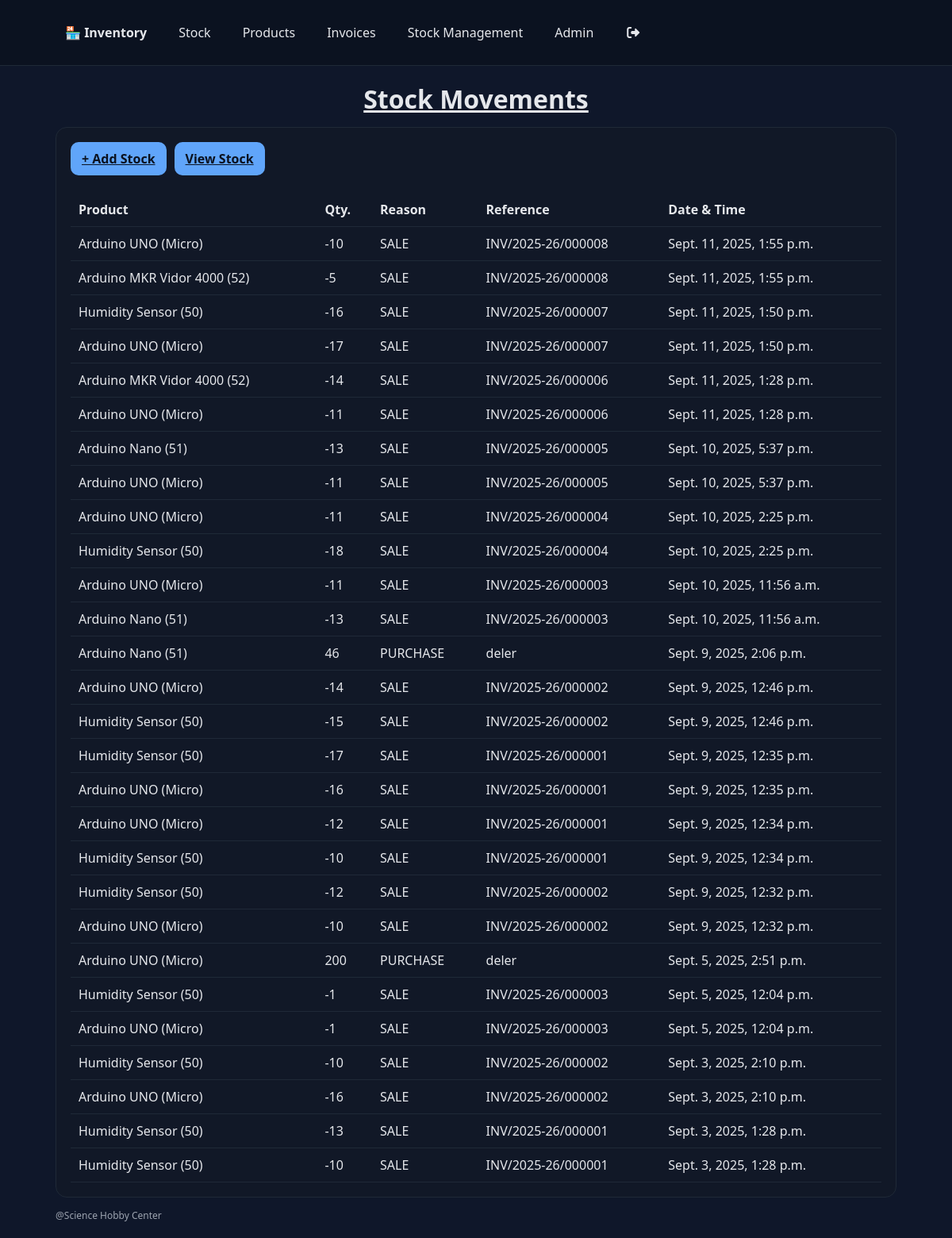
/stockmanage/, run on the app's committed database.
### inventory/models.py (models this page shows, shortened)
class StockMovement(models.Model):
    REASONS=[('OPENING','Opening Balance'),('PURCHASE','Purchase In'),('SALE','Sale Out'),('RETURN','Sales Return In'),('ADJUST','Adjustment')]
    product=models.ForeignKey(Product,on_delete=models.CASCADE)
    datetime=models.DateTimeField(auto_now_add=True)
    qty=models.IntegerField(help_text='+ for in, - for out')
    reason=models.CharField(max_length=10, choices=REASONS)
    reference=models.CharField(max_length=100, blank=True, help_text='Invoice or note no.')
    class Meta: ordering=['-datetime']

### catalog/models.py (models this page shows)
class Product(models.Model):
    category=models.ForeignKey(Category,on_delete=models.SET_NULL,null=True,blank=True)
    name=models.CharField(max_length=200)
    sku=models.CharField(max_length=100, unique=True)
    barcode=models.CharField(max_length=100, blank=True, null=True)
    hsn=models.CharField(max_length=10, blank=True, help_text='HSN code')
    gst_rate=models.DecimalField(max_digits=5, decimal_places=2, default=18.00)
    mrp=models.DecimalField(max_digits=10, decimal_places=2, default=0)
    selling_price=models.DecimalField(max_digits=10, decimal_places=2, default=0)
    purchase_price=models.DecimalField(max_digits=10, decimal_places=2, default=0)
    is_active=models.BooleanField(default=True)
    def __str__(self):
        return f"{self.name} ({self.sku})"

### inventory/views.py (the view)
# urls.py: path('stockmanage/',views.stockmanage,name='stockmanage'),
def stockmanage(req):
    stock = StockMovement.objects.all()
    return render(req, 'stock/stockmanage.html', {'stock': stock})

### templates/stock/stockmanage.html (shortened to what this page needs)
{% extends 'base.html' %}
{% block content %}
<h1>
    <center>
       <u> Stock Movements</u>
    </center>
</h1>
<div class="card">
    <div class="actions">
    <a href="{% url 'inventory:add_stock' %}" class="btn">+ Add Stock</a>
    <a class="btn" href="{% url 'inventory:view_stock' %}">View Stock</a>
  </div><br>
    <table>
        <tr>
            <th>Product</th>
            <th>Qty.</th>
            <th>Reason</th>
            <th>Reference</th>
            <th>Date & Time</th>
        </tr>
       <tbody>
             {% for s in stock %}
        <tr>
            <td>{{s.product}}</td>
            <td>{{s.qty}}</td>
            <td>{{s.reason}}</td>
            <td>{{s.reference}}</td>
            <td>{{s.datetime}}</td>
        </tr>
            {% endfor %}
        </tbody>
    </table>
</div>
{% endblock %}

### templates/base.html (shortened to what this page needs)
{% load static %}
<!DOCTYPE html>
<html lang="en">
<head>
  <link rel="stylesheet" href="https://cdnjs.cloudflare.com/ajax/libs/font-awesome/7.0.0/css/all.min.css"
 />
    <link rel="stylesheet" href="{% static 'stle.css' %}">
</head>
<body>
  <div class="nav">
    <div class="container">
      <a href="{% url 'frontend:dashboard' %}"><strong>🏪 Inventory</strong></a>
      <a href="{% url 'inventory:view_stock' %}">Stock</a>
      <a href="{% url 'catalog:product_list' %}">Products</a>
      <a href="{% url 'sales:invoice_list' %}">Invoices</a>
      <a href="{% url 'inventory:stockmanage' %}">Stock Management</a>
      <a href="/admin/">Admin</a>
      <a href="/logout/"><i class="fa-solid fa-right-from-bracket"></i></a>
    </div>
  </div>
  <div class="container">{% block content %}{% endblock %}<div class="footer">@Science Hobby Center</div>
  </div>
</body>
</html>

### static/stle.css (style rules this page uses)
:root { --bg: #0f172a; --panel: #111827; --muted: #374151; --text: #e5e7eb; --accent: #60a5fa; }
* { box-sizing: border-box }
body { margin: 0; background: var(--bg); color: var(--text); font-family: system-ui, -apple-system, Segoe UI, Roboto, Ubuntu, "Helvetica Neue", Arial }
.container { max-width: 1100px; margin: 0 auto; padding: 20px }
.nav { background: #0b1220; border-bottom: 1px solid #1f2937 }
.nav .container { display: flex; gap: 16px; align-items: center }
.nav a { color: var(--text); text-decoration: none; padding: 10px 12px; border-radius: 8px }
.card { background: var(--panel); border: 1px solid #1f2937; border-radius: 14px; padding: 18px; margin: 14px 0 }
h1, h2, h3 { margin: 0 0 12px }
button, .btn { background: var(--accent); border: none; color: #0b1220; padding: 10px 14px; border-radius: 10px; cursor: pointer; font-weight: 600 }
table { width: 100%; border-collapse: collapse }
th, td { border-bottom: 1px solid #1f2937; padding: 10px; text-align: left }
.actions { display: flex; gap: 10px; flex-wrap: wrap }
.footer { color: #9ca3af; font-size: 12px; margin-top: 10px }

### data on the page
StockMovement: product "Arduino UNO (Micro)", qty "-10", reason "SALE", reference "INV/2025-26/000008", datetime "Sept. 11, 2025, 1:55 p.m."
StockMovement: product "Arduino MKR Vidor 4000 (52)", qty "-5", reason "SALE", reference "INV/2025-26/000008", datetime "Sept. 11, 2025, 1:55 p.m."
StockMovement: product "Humidity Sensor (50)", qty "-16", reason "SALE", reference "INV/2025-26/000007", datetime "Sept. 11, 2025, 1:50 p.m."
StockMovement: product "Arduino UNO (Micro)", qty "-17", reason "SALE", reference "INV/2025-26/000007", datetime "Sept. 11, 2025, 1:50 p.m."
StockMovement: product "Arduino MKR Vidor 4000 (52)", qty "-14", reason "SALE", reference "INV/2025-26/000006", datetime "Sept. 11, 2025, 1:28 p.m."
StockMovement: product "Arduino UNO (Micro)", qty "-11", reason "SALE", reference "INV/2025-26/000006", datetime "Sept. 11, 2025, 1:28 p.m."
StockMovement: product "Arduino Nano (51)", qty "-13", reason "SALE", reference "INV/2025-26/000005", datetime "Sept. 10, 2025, 5:37 p.m."
StockMovement: product "Arduino UNO (Micro)", qty "-11", reason "SALE", reference "INV/2025-26/000005", datetime "Sept. 10, 2025, 5:37 p.m."
StockMovement: product "Arduino UNO (Micro)", qty "-11", reason "SALE", reference "INV/2025-26/000004", datetime "Sept. 10, 2025, 2:25 p.m."
StockMovement: product "Humidity Sensor (50)", qty "-18", reason "SALE", reference "INV/2025-26/000004", datetime "Sept. 10, 2025, 2:25 p.m."
StockMovement: product "Arduino UNO (Micro)", qty "-11", reason "SALE", reference "INV/2025-26/000003", datetime "Sept. 10, 2025, 11:56 a.m."
StockMovement: product "Arduino Nano (51)", qty "-13", reason "SALE", reference "INV/2025-26/000003", datetime "Sept. 10, 2025, 11:56 a.m."
StockMovement: product "Arduino Nano (51)", qty "46", reason "PURCHASE", reference "deler", datetime "Sept. 9, 2025, 2:06 p.m."
StockMovement: product "Arduino UNO (Micro)", qty "-14", reason "SALE", reference "INV/2025-26/000002", datetime "Sept. 9, 2025, 12:46 p.m."
StockMovement: product "Humidity Sensor (50)", qty "-15", reason "SALE", reference "INV/2025-26/000002", datetime "Sept. 9, 2025, 12:46 p.m."
StockMovement: product "Humidity Sensor (50)", qty "-17", reason "SALE", reference "INV/2025-26/000001", datetime "Sept. 9, 2025, 12:35 p.m."
StockMovement: product "Arduino UNO (Micro)", qty "-16", reason "SALE", reference "INV/2025-26/000001", datetime "Sept. 9, 2025, 12:35 p.m."
StockMovement: product "Arduino UNO (Micro)", qty "-12", reason "SALE", reference "INV/2025-26/000001", datetime "Sept. 9, 2025, 12:34 p.m."
StockMovement: product "Humidity Sensor (50)", qty "-10", reason "SALE", reference "INV/2025-26/000001", datetime "Sept. 9, 2025, 12:34 p.m."
StockMovement: product "Humidity Sensor (50)", qty "-12", reason "SALE", reference "INV/2025-26/000002", datetime "Sept. 9, 2025, 12:32 p.m."
StockMovement: product "Arduino UNO (Micro)", qty "-10", reason "SALE", reference "INV/2025-26/000002", datetime "Sept. 9, 2025, 12:32 p.m."
StockMovement: product "Arduino UNO (Micro)", qty "200", reason "PURCHASE", reference "deler", datetime "Sept. 5, 2025, 2:51 p.m."
StockMovement: product "Humidity Sensor (50)", qty "-1", reason "SALE", reference "INV/2025-26/000003", datetime "Sept. 5, 2025, 12:04 p.m."
StockMovement: product "Arduino UNO (Micro)", qty "-1", reason "SALE", reference "INV/2025-26/000003", datetime "Sept. 5, 2025, 12:04 p.m."
StockMovement: product "Humidity Sensor (50)", qty "-10", reason "SALE", reference "INV/2025-26/000002", datetime "Sept. 3, 2025, 2:10 p.m."
StockMovement: product "Arduino UNO (Micro)", qty "-16", reason "SALE", reference "INV/2025-26/000002", datetime "Sept. 3, 2025, 2:10 p.m."
StockMovement: product "Humidity Sensor (50)", qty "-13", reason "SALE", reference "INV/2025-26/000001", datetime "Sept. 3, 2025, 1:28 p.m."
StockMovement: product "Humidity Sensor (50)", qty "-10", reason "SALE", reference "INV/2025-26/000001", datetime "Sept. 3, 2025, 1:28 p.m."
